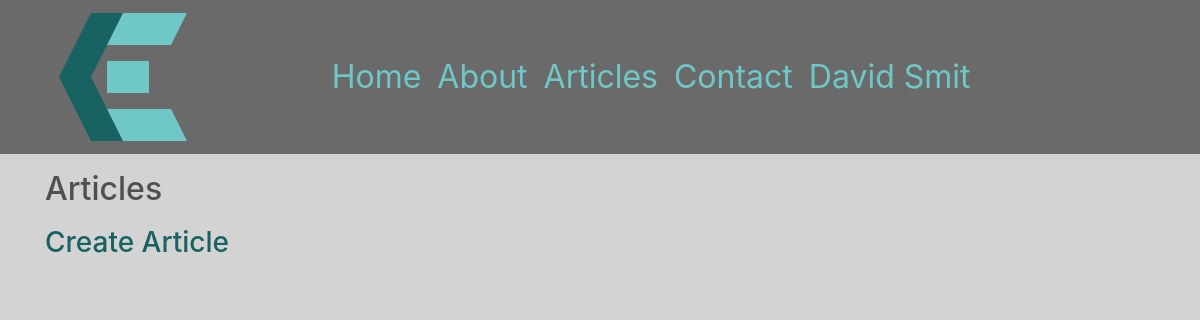
The app's page /articles/maintain (signed in), older data.
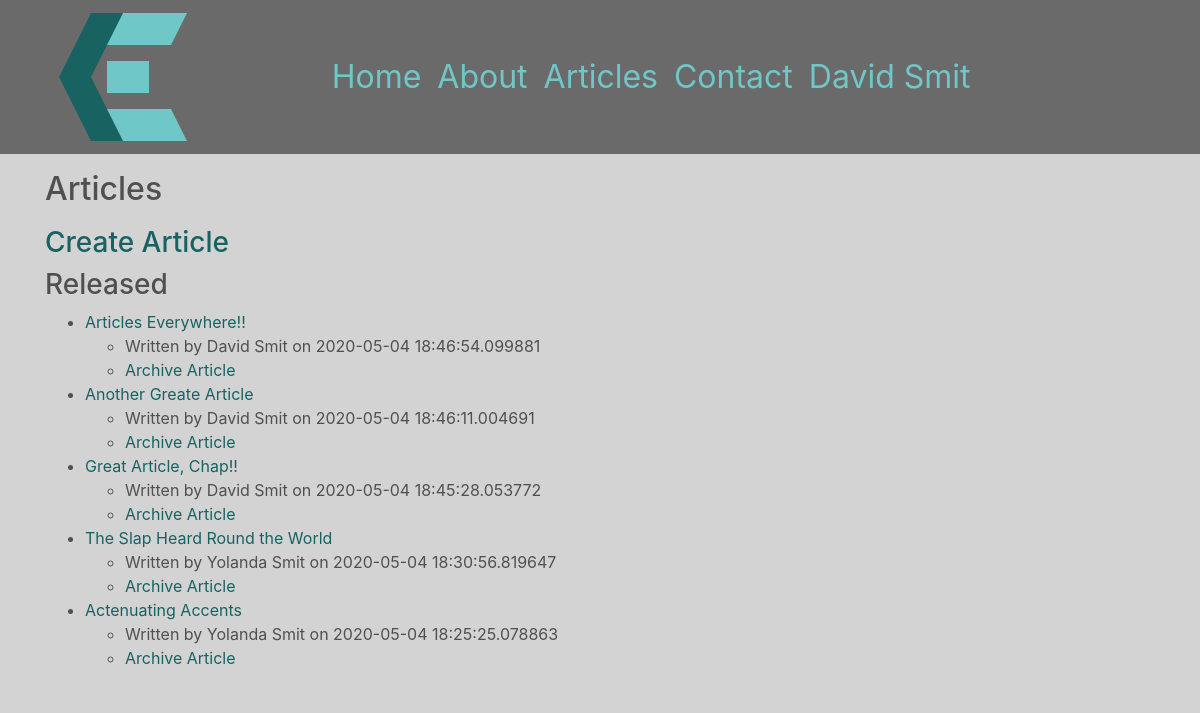
The same page, newer data.
### chrissmit/services/db_models.py (models this page shows, shortened)
class User(db.Model, UserMixin):
    id = db.Column(db.Integer, primary_key=True, )
    authorization_level = db.Column(db.String(60), nullable=False, )
    linkedin = db.Column(db.String(100),)
    full_name = db.Column(db.String(45), unique=False, nullable=False,)
    twitter_handle = db.Column(db.String(20), unique=True, nullable=True,)
    email = db.Column(db.String(120), unique=True, nullable=False, )
    image_file = db.Column(db.String(20), nullable=False, default='default.svg', )
    password = db.Column(db.String(60), nullable=False, )
    articles = db.relationship('Article', backref='author', lazy=True)
    edits = db.relationship('ArticleEdits', backref='author', lazy=True)
    content = db.Column(db.Text, nullable=False)

class ArticleEdits(db.Model):
    id = db.Column(db.Integer, primary_key=True)
    article_id = db.Column(db.Integer, db.ForeignKey('article.id'), nullable=False,)
    is_edited = db.Column(db.Boolean, default=False,)
    is_ready_for_release = db.Column(db.Boolean, default=False,)
    user_id = db.Column(db.Integer, db.ForeignKey('user.id'), nullable=False)
    edited = db.Column(db.DateTime, nullable=True, default=datetime.utcnow)
    title = db.Column(db.String(100), nullable=False,)
    preview = db.Column(db.String(200), nullable=False)
    image_file = db.Column(db.String(100), default='default.png')
    content = db.Column(db.Text, nullable=False)

### chrissmit/views/maintenance_views.py (the view)
@blueprint.route('/articles/maintain')
@login_required
def maintain_articles():
    recent_articles = article.get_last(4)
    open_edits = article.get_open_edits()
    open_to_review = article.get_open_to_review()
    released = article.get_all_released()
    archived_articles = article.get_all_archived()
    archived_edits = None
    return render_template(
        template_name_or_list=f'maintenance/articles.html',
        recent_articles=recent_articles,
        open_edits = open_edits,
        open_to_review = open_to_review,
        released = released,
        archived_edits = archived_edits,
        archived_articles = archived_articles,
    )

### chrissmit/services/article.py (called while the page is built)
def get_open_edits(desc=False, test=False):
    return get_full_edits(filter_criteria = ArticleEdits.is_edited == True)

def get_open_to_review(desc=False):
    return get_full_edits(filter_criteria = ArticleEdits.is_ready_for_release == True)

def get_full_edits(filter_criteria, desc=False):
    full_edit = full_edit_data()
    if desc:
        return full_edit.filter(filter_criteria).order_by(ArticleEdits.edited.desc()).all()
    return full_edit.filter(filter_criteria).all()

def get_all_released(desc=True):
    return get_full_articles(filter_criteria = Article.is_released==True)

def get_all_archived():
    return get_full_articles(
        filter_criteria =
        Article.is_released==False and
        ArticleEdits.is_edited == False and
        ArticleEdits.is_ready_for_release==False
    )

def get_full_articles(filter_criteria, desc=True):
    full_article = full_article_data()
    if desc:
        return full_article.filter(filter_criteria).order_by(Article.posted.desc()).all()
    return full_article.filter(filter_criteria).all()

def get_last(number=4, desc=True):
    full_article = full_article_data()
    if desc:
        return full_article.filter(Article.is_released==True).order_by(Article.posted.desc()).limit(number).all()
    return full_article.filter(Article.is_released==True).limit(number).all()

def full_edit_data():
    fields = full_data_fields()
    return fields.join(
        Article,
        ArticleEdits.article_id == Article.id,
    ).join(
        User,
        Article.author_id == User.id
    )

def full_article_data():
    fields = full_data_fields()
    return fields.join(
        ArticleEdits,
        Article.current_edit_id == ArticleEdits.id,
    ).join(
        User,
        Article.author_id == User.id
    )

def full_data_fields():
    return db.session.query(
        ArticleEdits.id,
        ArticleEdits.article_id,
        Article.posted,
        Article.edited,
        Article.is_released,
        Article.author_id,
        Article.current_edit_id,
        ArticleEdits.title,
        ArticleEdits.preview,
        ArticleEdits.content,
        ArticleEdits.image_file,
        ArticleEdits.user_id,
        ArticleEdits.is_edited,
        ArticleEdits.is_ready_for_release,
        ArticleEdits.edited,
        Article.author_id,
        User.full_name,
    )

### chrissmit/services/db_models.py (called while the page is built)
@login_manager.user_loader
def load_user(user_id):
    return User.query.get(int(user_id))

### chrissmit/templates/maintenance/articles.html (shortened to what this page needs)
{% extends "shared/_layout.html" %}
{% block main_content %}
<h2>Articles</h2>
<a href="{{ url_for('maintenance.create_article') }}"><h3>Create Article</h3></a>
{% if released %}
<h3>Released</h3>
<ul>
    {%  for artic in released %}
        <li>
            <a href="{{ url_for('navigation_views.view', edit_id = artic.current_edit_id) }}"> {{ artic.title }}</a>
            <ul>
                <li>Written by {{ artic.full_name }} on {{ artic.edited}}</li>
                <li><a href="{{ url_for('maintenance.archive_article', article_id = artic.id) }}">Archive Article</a></li>
            </ul>
        </li>
    {% endfor %}
</ul>
{% endif %}
{%  endblock %}

### chrissmit/templates/shared/_layout.html (shortened to what this page needs)
<!DOCTYPE html>
<html lang="en">
<head>
<!DOCTYPE html>
<html lang="en">
<head>
    <link rel="stylesheet"
          href="https://stackpath.bootstrapcdn.com/bootstrap/4.1.3/css/bootstrap.min.css"
>
    <link rel="stylesheet" href="/static/css/site.css">
</head>
<body>
<div class="nav-outer fixed-top">
    <div class="container menu">
        <nav class="navbar navbar-expand-lg col-sm-12">
            <div class="row">
                <button class="navbar-toggler logo" type="button" data-toggle="collapse" data-target="#navbarNavDropdown " id="logo">
                    <img src="../../../static/img/logo.svg">
                </button>
            </div>
            <div class="col-sm-9">
                <div class="collapse navbar-collapse" id="navbarNavDropdown">
                    <ul class="navbar-nav">
                        <li class="nav-item"><a class="nav-link" href="{{ url_for('navigation.index') }}">Home</a></li>
                        <li class="nav-item"><a class="nav-link" href="{{ url_for('navigation.about') }}">About</a></li>
                        <li class="nav-item">
                           <div class="dropdown show">
                              <a class="nav-link"
                                 href="#" role="button"
                                 id="dropdownMenuLink"
                                 data-toggle="dropdown"
                                 aria-haspopup="true"
                                 aria-expanded="false">Articles</a>
                              </div>
                        <li class="nav-item"><a class="nav-link" href="{{ url_for('navigation.contact') }}">Contact</a></li>
                        {% if current_user.is_authenticated %}
                        <li class="nav-item">
                            <div class="dropdown show">
                               <a class="nav-link"
                                  href="#" role="button"
                                  id="dropdownMenuLink"
                                  data-toggle="dropdown"
                                  aria-haspopup="true"
                                  aria-expanded="false">{{ current_user.full_name }}</a>
                               </div>
                        {% endif %}
                    </ul>
                </div>
        </div>
        </nav>
    </div>
</div>
<div class="main_content container">
    <div class="row">
        <div class="col-md-10">
            {% block main_content %}
            {% endblock %}
        </div>
    </div>
</div>
</body>
</html>

### chrissmit/static/css/site.css (style rules this page uses)
:root { --backgroundColor: lightgrey; --primaryFontColor: rgba(80,80,80,1); --navBackgroundColor: rgba(80,80,80,0.8); --navDropDownBackgroundColor: rgba(80,80,80,0.6); --navDropDownText: lightgrey; --lightAccent: #6FC7C7; --darkAccent: #186262; }
html { background-color: var(--backgroundColor); }
body { background-color: var(--backgroundColor); }
.main_content { margin-top: 160px; color: var(--primaryFontColor); background-color: var(--backgroundColor); border: 2px; height: 100%; }
h2 { color: var(--primaryFontColor); padding-top: 10px; padding-bottom: 10px; }
.nav-outer { background-color: var(--navBackgroundColor); width: 100%; }
nav { font-size: 2rem; margin-left: 0px; margin-right: auto; }
.nav-link { color: var(--lightAccent); text-align: left; margin-left: auto; margin-right: 0px; width: 100% }
a { color: var(--darkAccent); }
#logo { display: inline-block; }
.collapse:not(.show) { float: right; }

Row changes from the older to the newer data that the page shows:
added ArticleEdits: title "Articles Everywhere!!", full_name "David Smit", edited "2020-05-04 18:46:54.099881"
added ArticleEdits: title "Another Greate Article", full_name "David Smit", edited "2020-05-04 18:46:11.004691"
added ArticleEdits: title "Great Article, Chap!!", full_name "David Smit", edited "2020-05-04 18:45:28.053772"
added ArticleEdits: title "The Slap Heard Round the World", full_name "Yolanda Smit", edited "2020-05-04 18:30:56.819647"
added ArticleEdits: title "Actenuating Accents", full_name "Yolanda Smit", edited "2020-05-04 18:25:25.078863"
Text that changed along with them:
text now shown: "Released"
